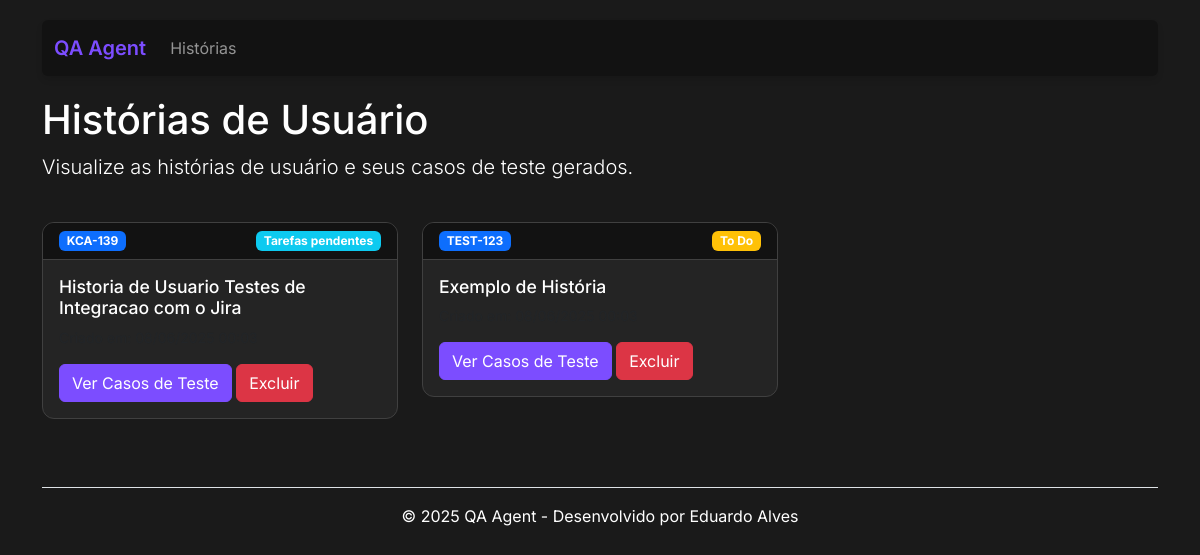
Before: / with the older database file.
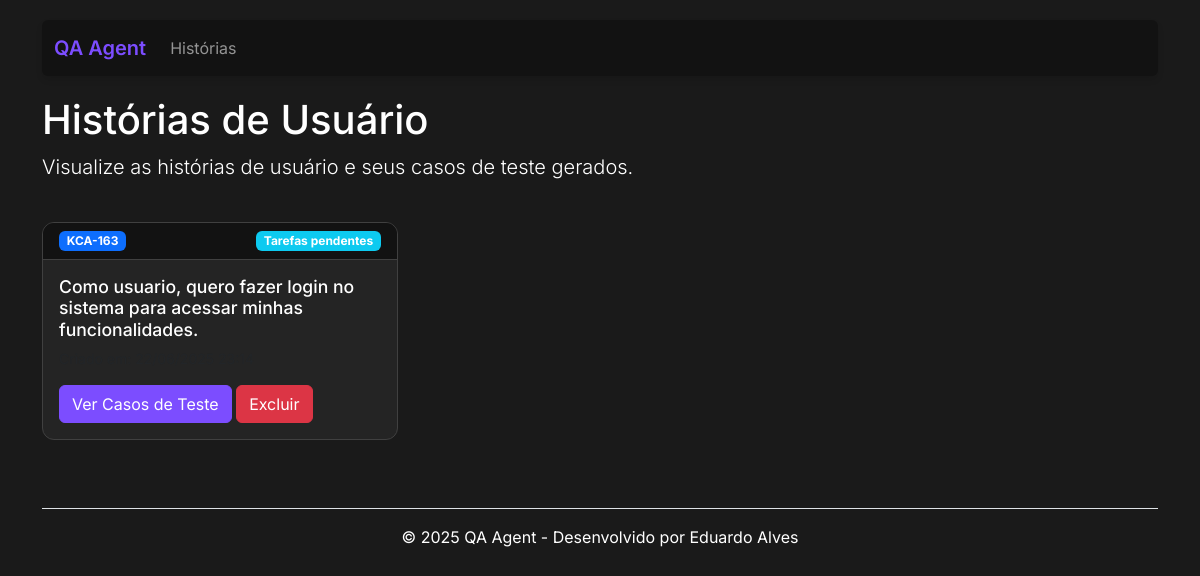
After: the same page with the newer database file.
### tables this page shows
CREATE TABLE user_stories (
                    id INTEGER PRIMARY KEY AUTOINCREMENT,
                    jira_key TEXT NOT NULL,
                    title TEXT NOT NULL,
                    description TEXT NOT NULL,
                    status TEXT NOT NULL,
                    created_at TIMESTAMP DEFAULT CURRENT_TIMESTAMP,
                    UNIQUE(jira_key)
                );

### src/web_app.py (the view)
@app.route('/')
def index():
    user_stories = db_manager.get_all_user_stories()
    print(f"Histórias de usuário recuperadas: {user_stories}")
    print(f"Histórias enviadas para o template: {user_stories}")
    return render_template('index.html', user_stories=user_stories)

### src/db_manager.py (called while the page is built)
    def connect(self):
        if self.conn is None:
            try:
                self.conn = sqlite3.connect(self.db_path)
                self.conn.row_factory = sqlite3.Row
                self.cursor = self.conn.cursor()
                print(f"Conexão com o banco de dados estabelecida: {self.db_path}")
            except sqlite3.Error as e:
                print(f"Erro ao conectar ao banco de dados: {e}")
                raise

    def _disconnect(self):
        if self.conn:
            self.conn.close()
            self.conn = None
            self.cursor = None
            print("Conexão com o banco de dados fechada.")

    def get_all_user_stories(self):
        self.connect()
        try:
            self.cursor.execute("SELECT * FROM user_stories ORDER BY created_at DESC")
            stories = [dict(row) for row in self.cursor.fetchall()]
            print("Histórias recuperadas do banco de dados:", stories)
            return stories
        finally:
            self._disconnect()

### src/web_app.py (called while the page is built)
@app.template_filter('format_datetime')
def format_datetime(value, format='%d/%m/%Y %H:%M'):
    if value:
        if isinstance(value, str):
            try:
                value = datetime.fromisoformat(value.replace('Z', '+00:00'))
            except ValueError:
                return value
        return value.strftime(format)
    return ''

### templates/index.html (shortened to what this page needs)
{% extends 'base.html' %}
{% block content %}
<div class="row mb-4">
    <div class="col">
        <h1>Histórias de Usuário</h1>
        <p class="lead">Visualize as histórias de usuário e seus casos de teste gerados.</p>
    </div>
</div>
<div class="row">
    {% if user_stories %}
        {% for story in user_stories %}
            <div class="col-md-6 col-lg-4">
                <div class="card story-card">
                    <div class="card-header d-flex justify-content-between align-items-center">
                        <span class="badge bg-primary">{{ story.jira_key }}</span>
                        <span class="badge {% if story.status == 'To Do' %}bg-warning{% elif story.status == 'Done' %}bg-success{% else %}bg-info{% endif %}">
                            {{ story.status }}
                        </span>
                    </div>
                    <div class="card-body">
                        <h5 class="card-title">{{ story.title }}</h5>
                        <p class="card-text text-muted small">Criado em: {{ story.created_at|format_datetime }}</p>
                        <a href="{{ url_for('view_story', story_id=story.id) }}" class="btn btn-primary">Ver Casos de Teste</a>
                        <button onclick="deleteStory('{{ story.id }}')" class="btn btn-danger">Excluir</button>
                    </div>
                </div>
            </div>
        {% endfor %}
    {% else %}
        <div class="col">
            <div class="alert alert-info">
                Nenhuma história de usuário encontrada. As histórias serão exibidas aqui quando forem importadas do Jira.
            </div>
        </div>
    {% endif %}
</div>
{% endblock %}

### templates/base.html (shortened to what this page needs)
<!DOCTYPE html>
<html lang="pt-br">
<head>
    <link href="https://cdn.jsdelivr.net/npm/bootstrap@5.3.0-alpha1/dist/css/bootstrap.min.css" rel="stylesheet">
    <link href="{{ url_for('static', filename='styles.css') }}" rel="stylesheet">
</head>
<body>
    <div class="container">
        <nav class="navbar navbar-expand-lg navbar-dark bg-dark rounded">
            <div class="container-fluid">
                <a class="navbar-brand" href="{{ url_for('index') }}">QA Agent</a>
                <div class="collapse navbar-collapse" id="navbarNav">
                    <ul class="navbar-nav">
                        <li class="nav-item">
                            <a class="nav-link" href="{{ url_for('index') }}">Histórias</a>
                        </li>
                    </ul>
                </div>
            </div>
        </nav>
        <main>
            {% block content %}{% endblock %}
        </main>
        <footer class="mt-5 pt-3 border-top">
            <p class="text-center text-white">&copy; 2025 QA Agent - Desenvolvido por Eduardo Alves</p>
        </footer>
    </div>
</body>
</html>

### static/styles.css (style rules this page uses)
:root { --bg-dark: #1a1a1a; --bg-darker: #121212; --bg-lighter: #2d2d2d; --text-primary: #ffffff; --text-secondary: #b3b3b3; --accent-color: #7c4dff; --success-color: #00c853; --danger-color: #ff1744; --card-bg: #242424; --border-color: #404040; }
body { background-color: var(--bg-dark); color: var(--text-primary); padding-top: 20px; padding-bottom: 20px; font-family: 'Inter', -apple-system, BlinkMacSystemFont, 'Segoe UI', Roboto, sans-serif; }
.navbar { background-color: var(--bg-darker) !important; margin-bottom: 20px; border-radius: 12px; box-shadow: 0 4px 6px rgba(0, 0, 0, 0.1); }
.navbar-brand { color: var(--accent-color) !important; font-weight: 600; }
.story-card { background-color: var(--card-bg); border: 1px solid var(--border-color); border-radius: 12px; margin-bottom: 20px; transition: transform 0.2s, box-shadow 0.2s; overflow: hidden; }
.card { background-color: var(--card-bg); border: 1px solid var(--border-color); }
.card-header { background-color: var(--bg-darker); border-bottom: 1px solid var(--border-color); }
.card-body { color: var(--text-primary); }
.test-case-content h4, h5, h6 { font-size: 1.1rem; color: var(--text-primary); }
footer { color: var(--text-secondary); border-top: 1px solid var(--border-color) !important; }
a { color: var(--accent-color); text-decoration: none; }
.btn-primary { background-color: var(--accent-color); border-color: var(--accent-color); }

Changed rows visible on the page:
removed user_stories: jira_key "KCA-139", status "Tarefas pendentes", title "Historia de Usuario Testes de Integracao com o Jira"
removed user_stories: jira_key "TEST-123", status "To Do", title "Exemplo de História"
added user_stories: jira_key "KCA-163", status "Tarefas pendentes", title "Como usuario, quero fazer login no sistema para acessar minhas funcionalidades."
